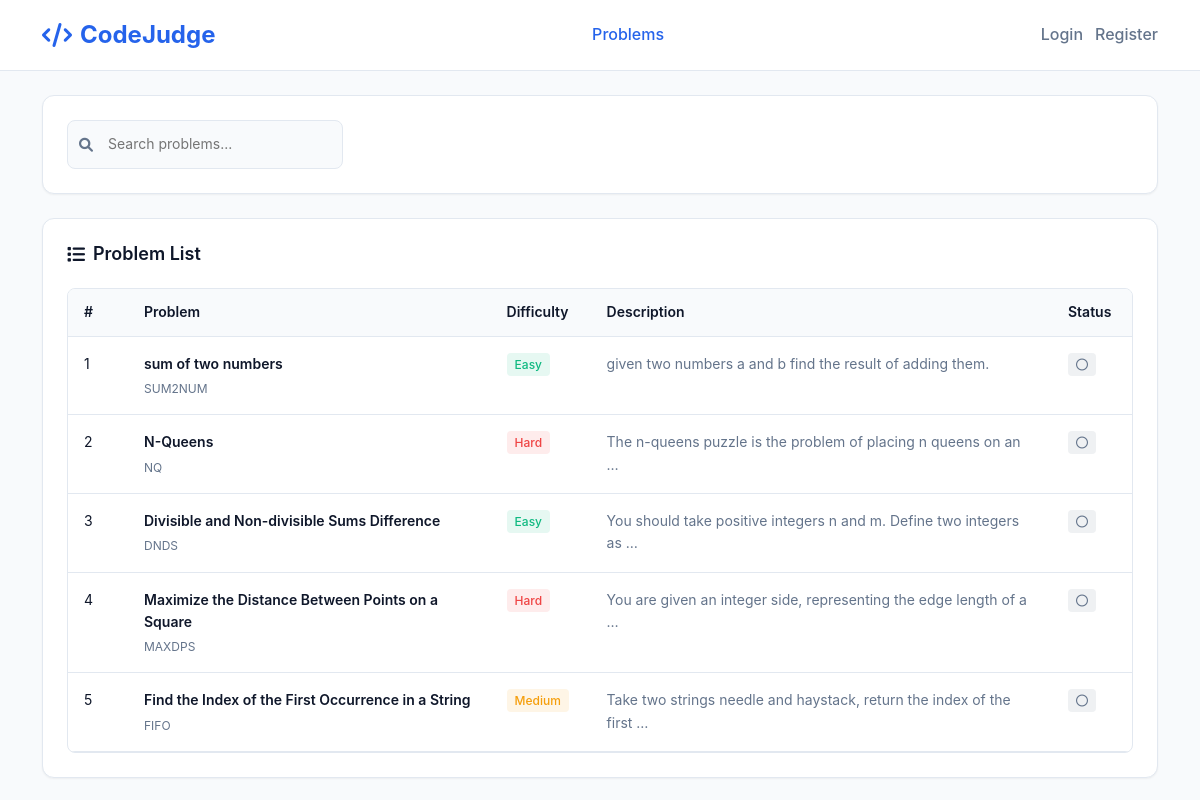
Page /problems/problem/SUM2NUM/ on the committed database.
### core/models.py (models this page shows, shortened)
class Problem(models.Model):
    DIFFICULTY = (('E','Easy'),('M','Medium'),('H','Hard'))
    name = models.CharField(max_length=100)
    short_code = models.CharField(max_length=40,unique=True)
    statement = models.TextField()
    difficulty = models.CharField(max_length=1,choices=DIFFICULTY)

### core/views.py (the view, shortened to what this page needs)
# urls.py: path('problem/<str:short_code>/', views.problem_detail, name='problem_detail'),
def problem_detail(request, short_code):
    try:
        problem = get_object_or_404(Problem, short_code=short_code)
    except Problem.DoesNotExist:
        messages.error(request, f'Problem with code "{short_code}" not found.')
        return redirect('core:problems_list')
    visible_testcases = problem.testcases.filter(is_hidden=False)
    user_submissions = []
    if request.user.is_authenticated:
        user_submissions = Submission.objects.filter(
            problem=problem,
            user=request.user
        ).order_by('-submitted')[:10]  # Last 10 submissions
    user_progress = get_user_progress(request.user)
    all_problems = Problem.objects.all()
    context = {
        'problem': problem,
        'testcases': visible_testcases,
        'user_submissions': user_submissions,
        'user_progress': user_progress,
        'problems': all_problems,  # For the dashboard section
        'easy_count': Problem.objects.filter(difficulty='E').count(),
        'medium_count': Problem.objects.filter(difficulty='M').count(),
        'hard_count': Problem.objects.filter(difficulty='H').count(),
    }
    return render(request, 'problem_detail.html', context)

### core/templates/problem_detail.html (shortened to what this page needs)
{% load static %}
<!DOCTYPE html>
<html lang="en">
<head>
    <link href="https://cdn.jsdelivr.net/npm/bootstrap@5.3.0/dist/css/bootstrap.min.css" rel="stylesheet">
    <link href="https://cdnjs.cloudflare.com/ajax/libs/font-awesome/6.0.0/css/all.min.css" rel="stylesheet">
</head>
<body>
    <header class="header">
        <div class="container">
            <div class="header-content">
                <a href="{% url 'core:problems_list' %}" class="logo">
                    <i class="fas fa-code"></i>
                    CodeJudge
                </a>
                <nav class="nav-links">
                    <a href="{% url 'core:problems_list' %}" class="nav-link active">Problems</a>
                </nav>
                <div class="user-profile">
                    {% if user.is_authenticated %}
                    <div class="user-avatar">{{ user.username|first|upper }}</div>
                    <span>{{ user.username }}</span>
                    <div class="dropdown">
                        <button class="btn btn-sm" type="button" data-bs-toggle="dropdown">
                            <i class="fas fa-chevron-down"></i>
                        </button>
                        <ul class="dropdown-menu">
                            <li><a class="dropdown-item" href="{% url 'core:submissions_list' %}">Profile</a></li>
                            <li><a class="dropdown-item" href="{% url 'authentication:logout-user' %}">Logout</a></li>
                        </ul>
                    </div>
                    {% else %}
                    <a href="{% url 'authentication:login-user' %}" class="nav-link">Login</a>
                    <a href="{% url 'authentication:register-user' %}" class="nav-link">Register</a>
                    {% endif %}
                </div>
            </div>
        </div>
    </header>
    <div class="container" style="margin-top: 1.5rem;">
        <div class="search-section">
            <form method="GET" action="{% url 'core:problems_list' %}">
                <div style="display: flex; align-items: center;">
                    <div class="search-container">
                        <i class="fas fa-search search-icon"></i>
                        <input type="text"
                               name="search"
                               class="search-input"
                               placeholder="Search problems..."
                               value="{{ search_query }}">
                    </div>
                </div>
            </form>
        </div>
        <div class="problems-card">
            <h3 class="card-title">
                <i class="fas fa-list"></i>
                {% if search_query %}Search Results{% else %}Problem List{% endif %}
            </h3>
            <div class="table-container">
                <table class="custom-table">
                    <thead>
                        <tr>
                            <th style="width: 60px;">#</th>
                            <th>Problem</th>
                            <th style="width: 100px;">Difficulty</th>
                            <th>Description</th>
                            <th style="width: 80px;">Status</th>
                        </tr>
                    </thead>
                    <tbody>
                        {% for problem in problems %}
                        <tr class="problem-row {% if problem.short_code in user_progress.solved_problems %}solved{% endif %}"
                            data-url="{% url 'core:problem_detail' problem.short_code %}">
                            <td>{{ forloop.counter }}</td>
                            <td>
                                <a href="{% url 'core:problem_detail' problem.short_code %}" class="problem-name">
                                    {{ problem.name }}
                                </a>
                                <div class="problem-code">{{ problem.short_code }}</div>
                            </td>
                            <td>
                                {% if problem.difficulty == 'E' %}
                                    <span class="difficulty-badge easy">Easy</span>
                                {% elif problem.difficulty == 'M' %}
                                    <span class="difficulty-badge medium">Medium</span>
                                {% else %}
                                    <span class="difficulty-badge hard">Hard</span>
                                {% endif %}
                            </td>
                            <td>
                                <span style="color: var(--text-secondary);">
                                    {{ problem.statement|truncatewords:12 }}
                                </span>
                            </td>
                            <td>
                                {% if problem.short_code in user_progress.solved_problems %}
                                    <span class="status-badge solved">
                                        <i class="fas fa-check"></i>
                                    </span>
                                {% else %}
                                    <span class="status-badge unsolved">
                                        <i class="far fa-circle"></i>
                                    </span>
                                {% endif %}
                            </td>
                        </tr>
                        {% endfor %}
                    </tbody>
                </table>
            </div>
        </div>
    </div>
</body>
</html>

### core/templates/problem_detail.html (style rules this page uses)
* { margin: 0; padding: 0; box-sizing: border-box; }
:root { --primary-color: #2563eb; --secondary-color: #64748b; --success-color: #10b981; --warning-color: #f59e0b; --danger-color: #ef4444; --bg-color: #f8fafc; --card-bg: #ffffff; --border-color: #e2e8f0; --text-primary: #0f172a; --text-secondary: #64748b; --shadow-sm: 0 1px 2px 0 rgba(0, 0, 0, 0.05); --shadow: 0 1px 3px 0 rgba(0, 0, 0, 0.1), 0 1px 2px -1px rgba(0, 0, 0, 0.1); --shadow-lg: 0 10px 15px -3px rgba(0, 0, 0, 0.1), 0 4px 6px -4px rgba(0, 0, 0, 0.1); }
body { background-color: var(--bg-color); font-family: 'Inter', -apple-system, BlinkMacSystemFont, sans-serif; color: var(--text-primary); line-height: 1.6; }
.header { background: var(--card-bg); border-bottom: 1px solid var(--border-color); padding: 1rem 0; position: sticky; top: 0; z-index: 100; }
.header-content { display: flex; align-items: center; justify-content: space-between; }
.logo { display: flex; align-items: center; font-size: 1.5rem; font-weight: 700; color: var(--primary-color); text-decoration: none; }
.logo i { margin-right: 0.5rem; }
.nav-links { display: flex; align-items: center; gap: 2rem; }
.nav-link { color: var(--text-secondary); text-decoration: none; font-weight: 500; transition: color 0.2s; }
.nav-link:hover, .nav-link.active { color: var(--primary-color); }
.user-profile { display: flex; align-items: center; gap: 0.75rem; }
.search-section { background: var(--card-bg); border: 1px solid var(--border-color); border-radius: 12px; padding: 1.5rem; margin-bottom: 1.5rem; box-shadow: var(--shadow-sm); }
.search-container { position: relative; max-width: 400px; }
.search-input { width: 100%; padding: 0.75rem 1rem 0.75rem 2.5rem; border: 1px solid var(--border-color); border-radius: 8px; font-size: 0.875rem; background: var(--bg-color); transition: all 0.2s; }
.search-icon { position: absolute; left: 0.75rem; top: 50%; transform: translateY(-50%); color: var(--text-secondary); font-size: 0.875rem; }
.card-title { font-size: 1.125rem; font-weight: 600; color: var(--text-primary); margin-bottom: 1.5rem; display: flex; align-items: center; gap: 0.5rem; }
.problems-card { background: var(--card-bg); border: 1px solid var(--border-color); border-radius: 12px; padding: 1.5rem; box-shadow: var(--shadow-sm); }
.table-container { overflow: hidden; border-radius: 8px; border: 1px solid var(--border-color); }
.custom-table { width: 100%; border-collapse: collapse; font-size: 0.875rem; }
.custom-table th { background: var(--bg-color); padding: 0.75rem 1rem; text-align: left; font-weight: 600; color: var(--text-primary); border-bottom: 1px solid var(--border-color); }
.custom-table td { padding: 1rem; border-bottom: 1px solid var(--border-color); vertical-align: top; }
.problem-row { transition: background-color 0.2s; cursor: pointer; }
.problem-name { font-weight: 600; color: var(--text-primary); text-decoration: none; }
.problem-code { font-size: 0.75rem; color: var(--text-secondary); margin-top: 0.25rem; }
.difficulty-badge { padding: 0.25rem 0.5rem; border-radius: 4px; font-size: 0.75rem; font-weight: 500; }
.difficulty-badge.easy { background: rgba(16, 185, 129, 0.1); color: var(--success-color); }
.difficulty-badge.medium { background: rgba(245, 158, 11, 0.1); color: var(--warning-color); }
.difficulty-badge.hard { background: rgba(239, 68, 68, 0.1); color: var(--danger-color); }
.status-badge { padding: 0.25rem 0.5rem; border-radius: 4px; font-size: 0.75rem; font-weight: 500; }
.status-badge.unsolved { background: rgba(100, 116, 139, 0.1); color: var(--text-secondary); }

### rows in the picture
Problem: name "sum of two numbers", short_code "SUM2NUM", difficulty "Easy", statement "given two numbers a and b find the result of adding them."
Problem: name "N-Queens", short_code "NQ", difficulty "Hard", statement "The n-queens puzzle is the problem of placing n queens on an …"
Problem: name "Divisible and Non-divisible Sums Difference", short_code "DNDS", difficulty "Easy", statement "You should take positive integers n and m. Define two integers as …"
Problem: name "Maximize the Distance Between Points on a Square", short_code "MAXDPS", difficulty "Hard", statement "You are given an integer side, representing the edge length of a …"
Problem: name "Find the Index of the First Occurrence in a String", short_code "FIFO", difficulty "Medium", statement "Take two strings needle and haystack, return the index of the first …"
